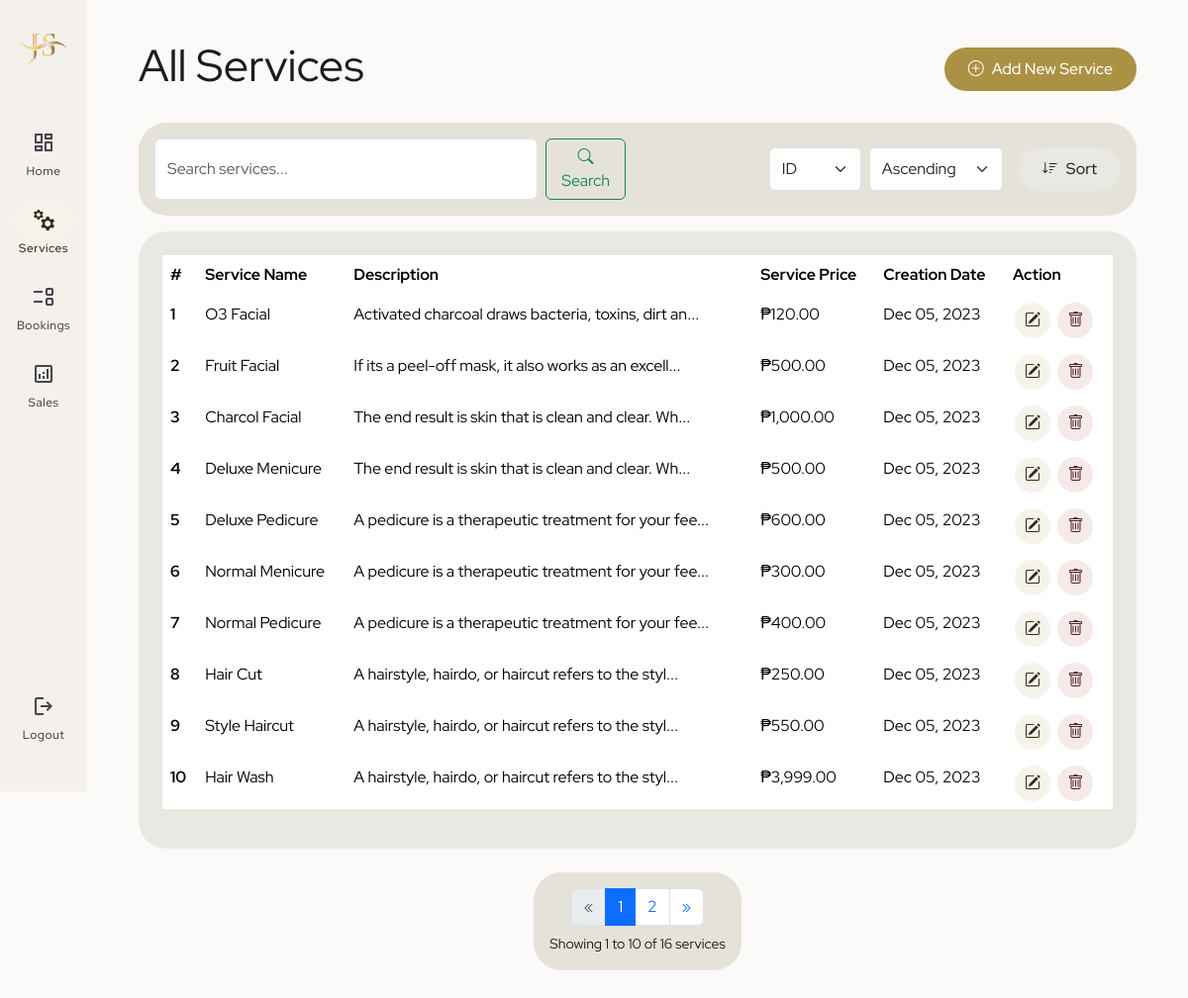
Screenshot of /admin/manageservice.php (signed in) with the database file from the repository.
### tables this page shows
CREATE TABLE `tblservices` (
  `ID` int(10) NOT NULL,
  `ServiceName` varchar(200) DEFAULT NULL,
  `Description` mediumtext DEFAULT NULL,
  `Cost` int(10) DEFAULT NULL,
  `CreationDate` timestamp NULL DEFAULT current_timestamp()
);

### admin/manageservice.php (the view, shortened to what this page needs)
<?php
$db_path = '/includes/dbconnection.php';
if (file_exists($db_path)) {
    include($db_path);
} else {
    try {
        $dbh = new PDO("mysql:host=localhost;dbname=jilbertsalon", "root", "");
        $dbh->setAttribute(PDO::ATTR_ERRMODE, PDO::ERRMODE_EXCEPTION);
    } catch (PDOException $e) {
        die("Database connection failed: " . $e->getMessage());
    }
}
$records_per_page = 10;
$page = isset($_GET['page']) ? (int) $_GET['page'] : 1;
$offset = ($page - 1) * $records_per_page;
$search = isset($_GET['search']) ? $_GET['search'] : '';
$sort = isset($_GET['sort']) ? $_GET['sort'] : 'ID';
$order = isset($_GET['order']) ? $_GET['order'] : 'ASC';
$where = "";
$count_sql = "SELECT COUNT(*) as total FROM tblservices $where";
$count_query = $dbh->prepare($count_sql);
$count_query->execute();
$total_records = $count_query->fetch(PDO::FETCH_OBJ)->total;
$total_pages = ceil($total_records / $records_per_page);
$sql = "SELECT * FROM tblservices $where ORDER BY $sort $order LIMIT :limit OFFSET :offset";
$query = $dbh->prepare($sql);
$query->bindParam(':limit', $records_per_page, PDO::PARAM_INT);
$query->bindParam(':offset', $offset, PDO::PARAM_INT);
$query->execute();
$results = $query->fetchAll(PDO::FETCH_OBJ);
?>
<!DOCTYPE html>
<html lang="en">
<head>
    <link href="https://cdn.jsdelivr.net/npm/bootstrap@5.3.8/dist/css/bootstrap.min.css" rel="stylesheet"
>
    <link rel="stylesheet" href="https://cdn.jsdelivr.net/npm/bootstrap-icons@1.10.3/font/bootstrap-icons.css">
    <link rel="stylesheet" href="admin.css">
    <link rel="stylesheet" href="modal.css">
</head>
<body>
    <?php
    if (file_exists('../navs/sidenavbar.php')) {
        include '../navs/sidenavbar.php';
    }
    ?>
    <div class="m3-main-content">
        <div class="container-fluid mb-5">
            <div class="d-flex justify-content-between align-items-center mb-4">
                <h1 class="m3-display-medium">All Services</h1>
                <a href="addservice.php" class="btn-m3 btn-m3-primary d-none d-md-inline-flex">
                    <i class="bi bi-plus-circle"></i> Add New Service
                </a>
            </div>
            <div class="row mt-4">
                <div class="container mb-3">
                    <div class="m3-card surface-container-high p-3">
                        <div class="row align-items-center">
                            <div class="col-lg-6">
                                <form method="GET" class="d-flex">
                                    <input class="form-control" type="search" name="search"
                                        placeholder="Search services..." value="<?php echo htmlentities($search); ?>"
                                        aria-label="Search">
                                    <button class="btn btn-outline-success ms-2" type="submit">
                                        <i class="bi bi-search"></i> Search
                                    </button>
                                </form>
                            </div>
                            <div class="col-lg-6">
                                <form method="GET" class="d-flex justify-content-end">
                                    <select name="sort" class="form-select me-2" style="width: auto;">
                                        <option value="ID" <?php echo $sort == 'ID' ? 'selected' : ''; ?>>ID</option>
                                    </select>
                                    <select name="order" class="form-select me-2" style="width: auto;">
                                        <option value="ASC" <?php echo $order == 'ASC' ? 'selected' : ''; ?>>Ascending
                                        </option>
                                    </select>
                                    <button type="submit" class="btn-m3 btn-m3-tonal ms-2">
                                        <i class="bi bi-sort-down"></i> Sort
                                    </button>
                                </form>
                            </div>
                        </div>
                    </div>
                </div>
                <div class="col-lg-12">
                    <div class="m3-card secondary-container h-100">
                        <div class="card-body">
                            <div class="table-responsive">
                                <table class="table table-borderless table-hover" style="background: transparent;">
                                    <thead>
                                        <tr>
                                            <th scope="col">#</th>
                                            <th scope="col">Service Name</th>
                                            <th scope="col">Description</th>
                                            <th scope="col">Service Price</th>
                                            <th scope="col">Creation Date</th>
                                            <th scope="col">Action</th>
                                        </tr>
                                    </thead>
                                    <tbody>
                                        <?php
                                        if ($query->rowCount() > 0) {
                                            $cnt = $offset + 1;
                                            foreach ($results as $row) {
                                                ?>
                                                <tr>
                                                    <th scope="row"><?php echo $cnt; ?></th>
                                                    <td><?php echo htmlentities($row->ServiceName); ?></td>
                                                    <td><?php echo htmlentities(substr($row->Description, 0, 50)) . (strlen($row->Description) > 50 ? '...' : ''); ?>
                                                    </td>
                                                    <td>₱<?php echo htmlentities(number_format($row->Cost, 2)); ?></td>
                                                    <td><?php echo htmlentities(date('M d, Y', strtotime($row->CreationDate))); ?>
                                                    </td>
                                                    <td>
                                                        <a href="editservice.php?editid=<?php echo $row->ID; ?>"
                                                            class="btn-m3-icon btn-m3-icon-primary action-btn" title="Edit">
                                                            <i class="bi bi-pencil-square"></i>
                                                        </a>
                                                        <button type="button" class="btn-m3-icon btn-m3-icon-danger action-btn"
                                                            onclick="confirmDelete(<?php echo $row->ID; ?>, '<?php echo htmlentities(addslashes($row->ServiceName)); ?>')"
                                                            title="Delete">
                                                            <i class="bi bi-trash"></i>
                                                        </button>
                                                    </td>
                                                </tr>
                                                <?php
                                                $cnt++;
                                            }
                                        } ?>
                                    </tbody>
                                </table>
                            </div>
                        </div>
                    </div>
                </div>
            </div>
            <?php if ($total_pages > 1): ?>
                <div class="row mt-4 d-flex justify-content-center">
                    <div class="col-lg-auto">
                        <div class="m3-card surface-container-high p-3 mb-0">
                            <nav aria-label="Page navigation " class="d-flex justify-content-center">
                                <ul class="pagination mb-0">
                                    <li class="page-item <?php echo $page <= 1 ? 'disabled' : ''; ?>">
                                        <a class="page-link"
                                            href="?page=<?php echo $page - 1; ?>&search=<?php echo urlencode($search); ?>&sort=<?php echo $sort; ?>&order=<?php echo $order; ?>"
                                            aria-label="Previous">
                                            <span aria-hidden="true">&laquo;</span>
                                        </a>
                                    </li>
                                    <?php
                                    $start_page = max(1, $page - 2);
                                    $end_page = min($total_pages, $page + 2);
                                    for ($i = $start_page; $i <= $end_page; $i++):
                                        ?>
                                        <li class="page-item <?php echo $page == $i ? 'active' : ''; ?>">
                                            <a class="page-link"
                                                href="?page=<?php echo $i; ?>&search=<?php echo urlencode($search); ?>&sort=<?php echo $sort; ?>&order=<?php echo $order; ?>">
                                                <?php echo $i; ?>
                                            </a>
                                        </li>
                                    <?php endfor; ?>
                                    <li class="page-item <?php echo $page >= $total_pages ? 'disabled' : ''; ?>">
                                        <a class="page-link"
                                            href="?page=<?php echo $page + 1; ?>&search=<?php echo urlencode($search); ?>&sort=<?php echo $sort; ?>&order=<?php echo $order; ?>"
                                            aria-label="Next">
                                            <span aria-hidden="true">&raquo;</span>
                                        </a>
                                    </li>
                                </ul>
                            </nav>
                            <div class="text-center mt-2 small">
                                Showing <?php echo $offset + 1; ?> to
                                <?php echo min($offset + $records_per_page, $total_records); ?> of
                                <?php echo $total_records; ?> services
                            </div>
                        </div>
                    </div>
                </div>
            <?php endif; ?>
        </div>
    </div>
</body>
</html>

### admin/admin.css (style rules this page uses)
:root { --m3-surface-bg: #FCFAF8; --m3-surface-1: #F4F1EC; --m3-surface-2: #EFEBE4; --m3-surface-3: #EAE6DC; --m3-primary: #AA9144; --m3-on-primary: #FFFFFF; --m3-primary-container: #F6F3EB; --m3-on-primary-container: #332B14; --m3-secondary: #757169; --m3-on-secondary: #FFFFFF; --m3-secondary-container: #EAE8E3; --m3-on-secondary-container: #2A2825; --m3-error: #B34D4A; --m3-on-error: #ffffff; --m3-error-container: #F6EAE9; --m3-on-error-container: #4D2120; --m3-success: #527A5B; --m3-on-success: #ffffff; --m3-success-container: #EBF2ED; --m3-on-success-container: #1E2D21; --m3-warning: #C19E4A; --m3-on-warning: #ffffff; --m3-warning-container: #F8F3E9; --m3-on-warning-container: #4D3A15; --nav-rail-width: 88px; --nav-bar-height: 80px; }
body { font-family: 'Red Hat Display', sans-serif !important; background-color: var(--m3-surface-bg); color: #1A1C1E; margin: 0; padding: 0; overflow-x: hidden; }
.m3-display-medium { font-size: 45px; line-height: 52px; font-weight: 400; }
.m3-card { background-color: var(--m3-surface-1); border-radius: 28px; border: none; padding: 24px; box-shadow: none !important; transition: background-color 0.2s ease, outline 0.2s ease; outline: 1.5px solid transparent; }
.m3-card.secondary-container { background-color: var(--m3-secondary-container) !important; color: var(--m3-on-secondary-container) !important; }
.m3-card.surface-container-high { background-color: #E5E2DA !important; }
.btn-m3 { border-radius: 500px !important; padding: 10px 24px !important; font-weight: 500 !important; transition: background-color 0.2s ease !important; display: inline-flex; align-items: center; justify-content: center; gap: 8px; border: none; text-transform: none; text-decoration: none; box-shadow: none !important; }
.btn-m3-primary { background-color: var(--m3-primary) !important; color: var(--m3-on-primary) !important; }
.btn-m3-tonal { background-color: var(--m3-secondary-container) !important; color: var(--m3-on-secondary-container) !important; }
.btn-m3-icon { width: 36px !important; height: 36px !important; padding: 0 !important; border-radius: 500px !important; display: inline-flex; align-items: center; justify-content: center; transition: background-color 0.2s ease !important; border: none; text-decoration: none; margin: 0 2px; box-shadow: none !important; }
.btn-m3-icon-primary { background-color: var(--m3-primary-container) !important; color: var(--m3-on-primary-container) !important; }
.btn-m3-icon-danger { background-color: var(--m3-error-container) !important; color: var(--m3-on-error-container) !important; }
.m3-main-content { margin-left: var(--nav-rail-width); padding: 40px; min-height: 100vh; }

### rows the page displays
tblservices: ServiceName "O3 Facial", Description "Activated charcoal draws bacteria, toxins, dirt an", Cost "120.00", CreationDate "Dec 05, 2023"
tblservices: ServiceName "Fruit Facial", Description "If its a peel-off mask, it also works as an excell", Cost "500.00", CreationDate "Dec 05, 2023"
tblservices: ServiceName "Charcol Facial", Description "The end result is skin that is clean and clear. Wh", Cost "1,000.00", CreationDate "Dec 05, 2023"
tblservices: ServiceName "Deluxe Menicure", Description "The end result is skin that is clean and clear. Wh", Cost "500.00", CreationDate "Dec 05, 2023"
tblservices: ServiceName "Deluxe Pedicure", Description "A pedicure is a therapeutic treatment for your fee", Cost "600.00", CreationDate "Dec 05, 2023"
tblservices: ServiceName "Normal Menicure", Description "A pedicure is a therapeutic treatment for your fee", Cost "300.00", CreationDate "Dec 05, 2023"
tblservices: ServiceName "Normal Pedicure", Description "A pedicure is a therapeutic treatment for your fee", Cost "400.00", CreationDate "Dec 05, 2023"
tblservices: ServiceName "Hair Cut", Description "A hairstyle, hairdo, or haircut refers to the styl", Cost "250.00", CreationDate "Dec 05, 2023"
tblservices: ServiceName "Style Haircut", Description "A hairstyle, hairdo, or haircut refers to the styl", Cost "550.00", CreationDate "Dec 05, 2023"
tblservices: ServiceName "Hair Wash", Description "A hairstyle, hairdo, or haircut refers to the styl", Cost "3,999.00", CreationDate "Dec 05, 2023"

### other values shown
$offset + 1 "1"
min($offset + $records_per_page, $total_records) "10"
$total_records "16"
